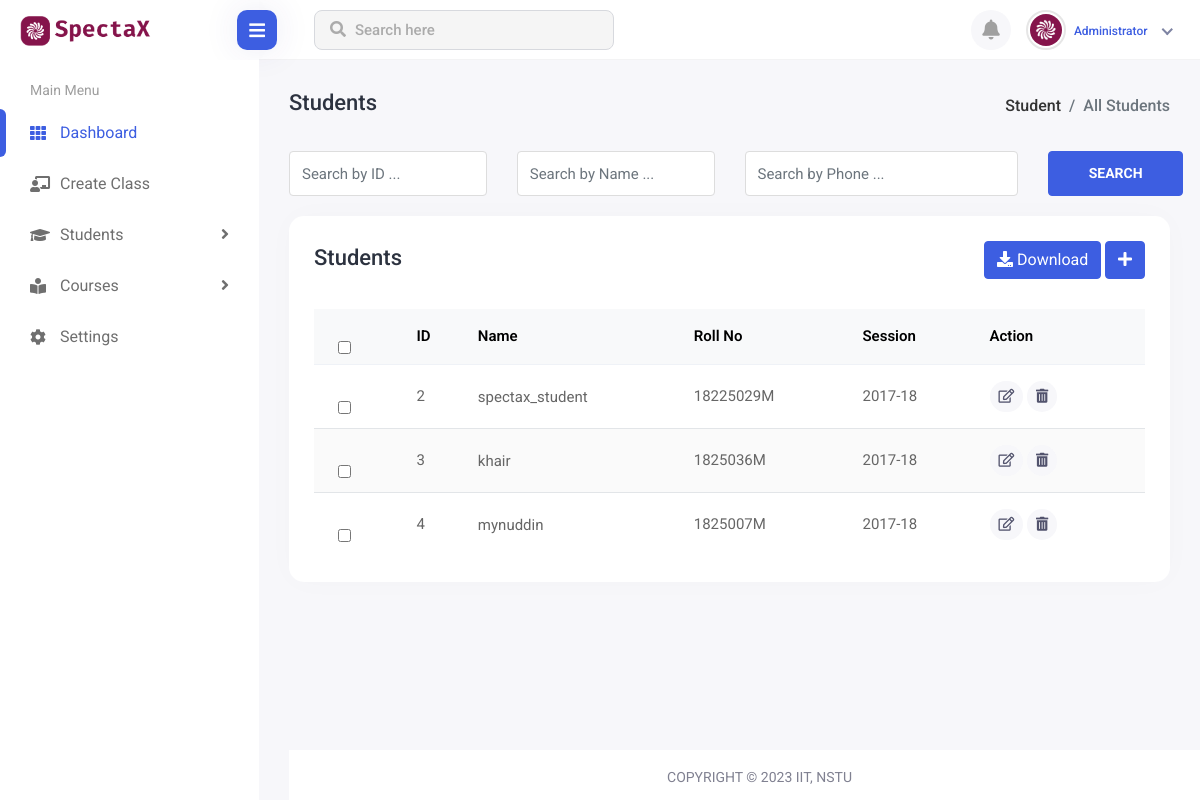
Before: /teacher/student-list with the older database file.
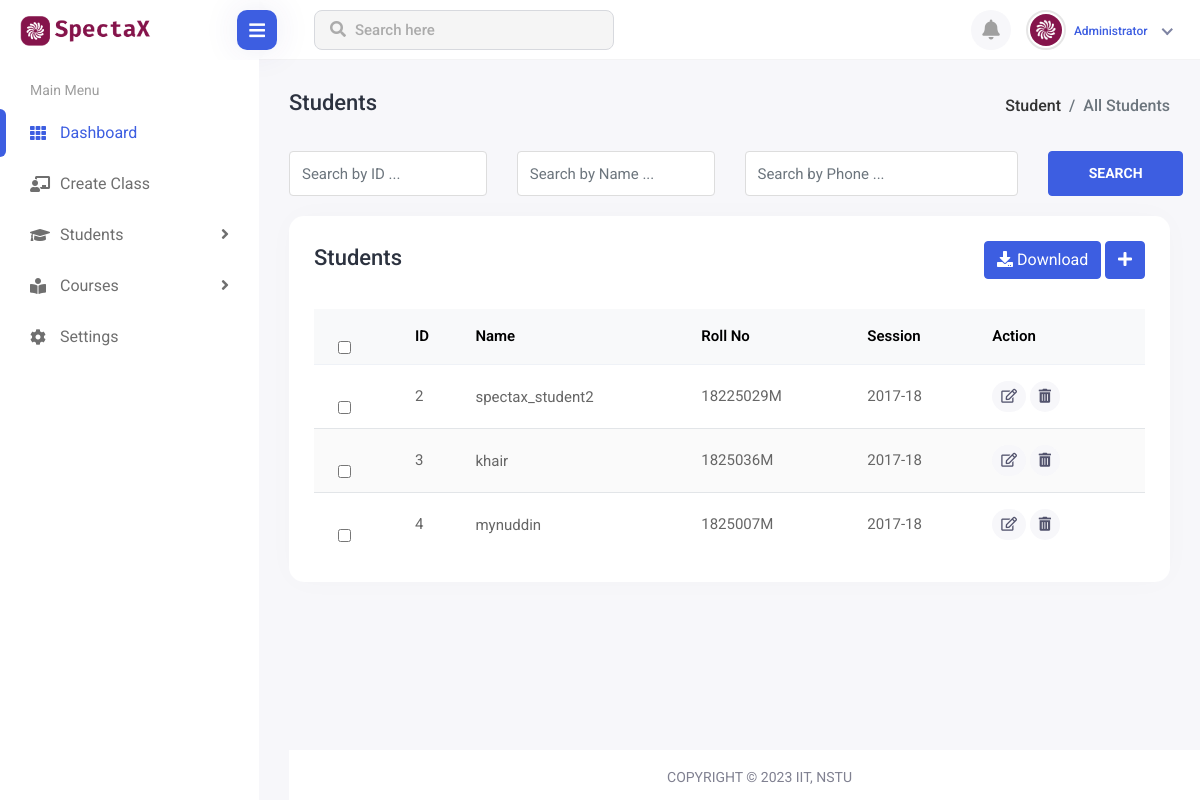
After: the same page with the newer database file.
### base/models.py (models this page shows, shortened)
class CustomUser(AbstractUser):
    roll = models.CharField(max_length=200)
    session = models.CharField(max_length=100)
    profile_pic = models.ImageField(upload_to='profile_pics/', blank=True, null=True)

### base/views.py (the view)
# urls.py: path('teacher/student-list', views.student_list, name="student-list"),
def student_list(request):
  students = CustomUser.objects.filter(is_staff=False)
  context = {
    "students": students,
  }
  return render(request, 'teacher/student/list.html', context)

### template/teacher/student/list.html (shortened to what the changed rows need)
  {% extends 'admin-base.html' %} {% load static %} {% block content %}
  <link rel="stylesheet" href="{% static 'assets/plugins/datatables/datatables.min.css' %}" />
  <div>
      <div class="row">
        <div class="col-sm-12">
          <div class="card card-table comman-shadow">
            <div class="card-body">
              <div class="table-responsive">
                <table class="table border-0 star-student table-hover table-center mb-0 datatable table-striped">
                  <thead class="student-thread">
                    <tr>
                      <th>
                        <div class="form-check check-tables">
                          <input class="form-check-input" type="checkbox" value="something" />
                        </div>
                      </th>
                      <th>ID</th>
                      <th>Name</th>
                      <th>Roll No</th>
                      <th>Session</th>
                      <th class="text-end">Action</th>
                    </tr>
                  </thead>
                  <tbody>
                    {% for student in students %}
                    <tr>
                      <td>
                        <div class="form-check check-tables">
                          <input class="form-check-input" type="checkbox" value="something" />
                        </div>
                      </td>
                      <td>{{ student.id }}</td>
                      <td>
                        <h2 class="table-avatar">
                          <a href="student-details.html">{{ student.username }}</a>
                        </h2>
                      </td>
                      <td>{{ student.roll }}</td>
                      <td>{{ student.session }}</td>
                      <td class="text-end">
                        <a href="javascript:;" class="btn btn-sm bg-success-light me-2">
                          <i class="far fa-edit"></i>
                        </a>
                        <a href="edit-student.html" class="btn btn-sm bg-danger-light">
                          <i class="fas fa-trash-alt"></i>
                        </a>
                      </td>
                    </tr>
                    {% endfor %}
                  </tbody>
                </table>
              </div>
            </div>
          </div>
        </div>
      </div>
    {% endblock content %}

Changed rows visible on the page:
changed CustomUser id 2: username "spectax_student" → "spectax_student2"
